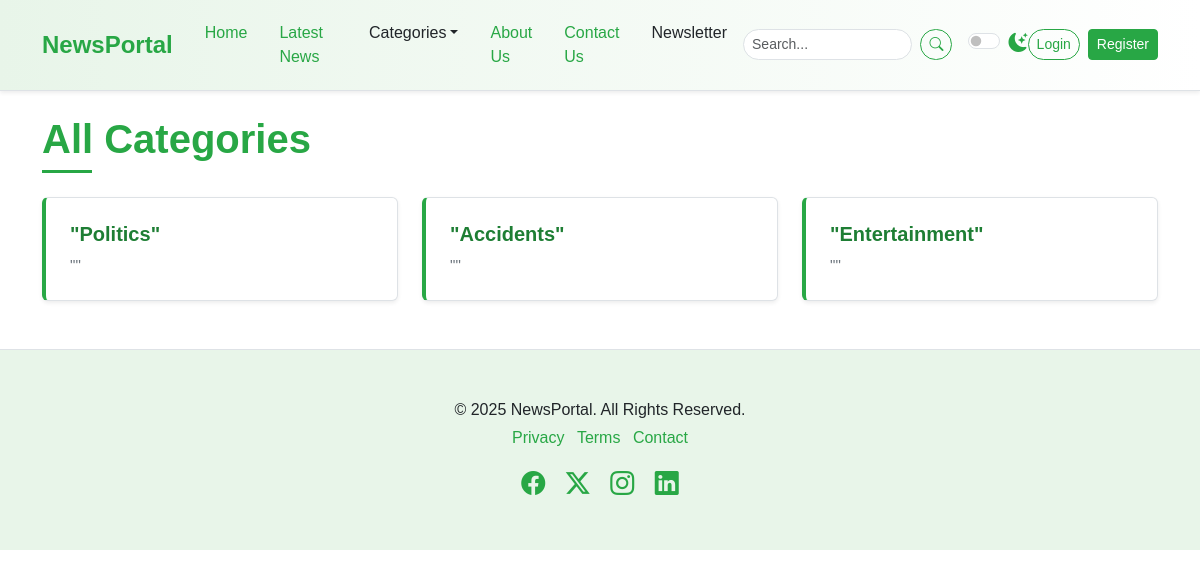
The page /category-list/ on the database its author committed.
### news_app/models.py (models this page shows, shortened)
class TimeStampModel(models.Model):
    created_at = models.DateTimeField(auto_now_add=True)
    updated_at = models.DateTimeField(auto_now_add=True)
    class Meta:
        abstract = True

class Category(TimeStampModel):
    name = models.CharField(max_length=100)
    icon = models.CharField(max_length=100, null = True, blank = True)
    description = models.TextField(null=True, blank=True)
    class Meta:
        ordering = ["name"]
        verbose_name = "category"
        verbose_name_plural = "categories"

### news_app/views.py (the view)
# urls.py: path("category-list/",views.CategoryListView.as_view(), name='category-list'),
class CategoryListView(ListView):
    model = Category
    template_name = 'newsportal/categories.html'
    context_object_name = 'categories' #categories.object.all()

### news_app/nav.py (called while the page is built)
def nav(request):
    categories = Category.objects.all()[:4]
    return {"categories": categories}

### templates/newsportal/categories.html
{% extends "newsportal/base.html" %}
{% block content %}
    <div class="container mt-4 mb-5">
        <h1 class="mb-4 section-title"><span>All Categories</span></h1>
        <div class="row row-cols-1 row-cols-md-2 row-cols-lg-3 g-4">
            {% for category in categories %}
                <div class="col">
                <div class="card h-100 shadow-sm list-item-card">
                    <div class="card-body">
                        <h5 class="card-title"><a href="{% url 'post-by-category' category.pk %}"><i class="{{ category.icon }}"></i>"{{category.name|title }}"</a></h5>
                        <p class="card-text">"{{ catgeory.description }}"</p>
                    </div>
                </div>
            </div>
            {% endfor %}
        </div>
    </div>
{% endblock content %}

### static/css/style.css (style rules this page uses)
:root { --primary-green: #28a745; --light-green: #e8f5e9; --dark-green: #1e7e34; --accent-green: #5cb85c; --text-color-light: #212529; --text-color-dark: #f8f9fa; --bg-light: #ffffff; --bg-dark: #212529; --card-bg-light: #ffffff; --card-bg-dark: #343a40; --border-color-light: #dee2e6; --border-color-dark: #495057; --shadow-sm: 0 0.125rem 0.25rem rgba(0, 0, 0, 0.075); --shadow: 0 0.5rem 1rem rgba(0, 0, 0, 0.15); --transition-speed: 0.3s ease; }
body { font-family: "Poppins", sans-serif; background-color: var(--bg-light); color: var(--text-color-light); transition: background-color var(--transition-speed), color var(--transition-speed); }
.section-title { position: relative; padding-bottom: 10px; margin-bottom: 20px; font-weight: 600; color: var(--primary-green); }
.section-title span { position: relative; z-index: 1; background-color: var(--bg-light); padding-right: 10px; }
.section-title::after { content: ""; position: absolute; left: 0; bottom: 0; width: 50px; height: 3px; background-color: var(--primary-green); }
.card { border: 1px solid var(--border-color-light); transition: box-shadow var(--transition-speed), transform var(--transition-speed); background-color: var(--card-bg-light); color: var(--text-color-light); }
.card-title { color: var(--dark-green); font-weight: 600; }
.list-item-card { transition: transform 0.2s ease-in-out, box-shadow 0.2s ease-in-out; border-left: 4px solid var(--primary-green); }
.list-item-card .card-body { padding: 1.5rem; }
.list-item-card .card-title a { text-decoration: none; color: var(--dark-green); font-weight: 600; }
.list-item-card .card-text { font-size: 0.95rem; color: #6c757d; }

### rows shown on the page
Category: name "Politics"
Category: name "Accidents"
Category: name "Entertainment"
